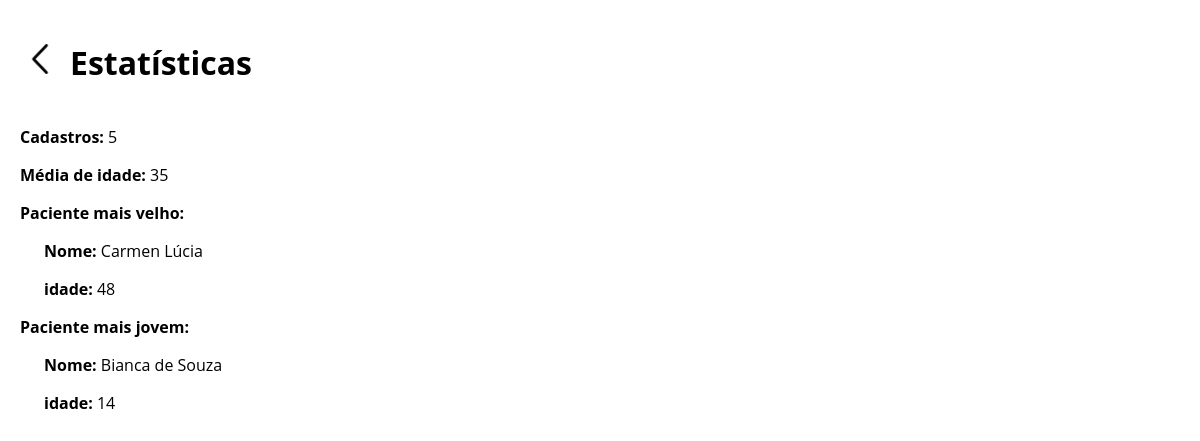
/patients/tbl-info/, run on an earlier commit of the app's database.
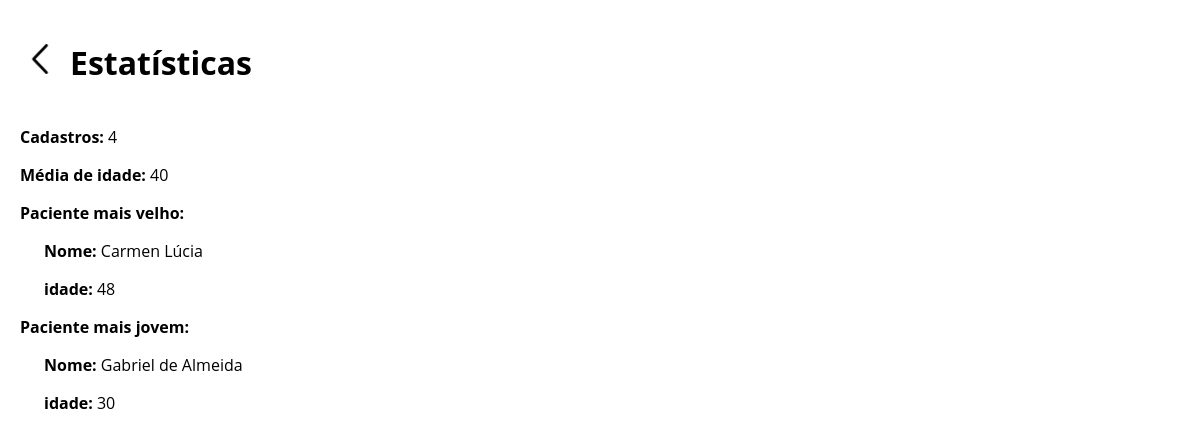
And on a later commit of the database.
### patients/models.py (models this page shows, shortened)
class Patients(models.Model):
    cpf = models.CharField(primary_key=True, unique=True, max_length=11, null=False, blank=False)
    name = models.CharField(null=False, blank=False, max_length=100)
    age = models.SmallIntegerField(null=False, blank=False)
    addres = models.CharField(null=False, blank=False, max_length=200)
    phone = models.CharField(max_length=15)

### patients/views.py (the view)
# urls.py: path("tbl-info/", views.tbl_info, name='tbl_info'),
def tbl_info(request):
    info = Patients.objects.all()
    avg_age = info.aggregate(Avg('age'))['age__avg']
    older = Patients.objects.order_by('-age').first()
    younger = Patients.objects.order_by('age').first()
    qtd = info.count()
    return render(
        request,
        "patients/tbl_info.html",
        {
            "info": info,
            "qtd": qtd,
            "avg_age": int(avg_age),
            "older": older,
            "younger": younger
        })

### patients/templates/patients/tbl_info.html (shortened to what this page needs)
<!DOCTYPE html>
<html lang="pt-br">
<head>
    {% load static %}
    <link rel="stylesheet" href="{% static 'patients/style.css' %}">
</head>
<body>
    <header>
        <a href="{% url 'patients_list' %}" class="head_btn">
            <img src="{% static 'patients/icons/back_icon.png' %}" alt="Voltar">
        </a>
        <h1>Estatísticas</h1>
    </header>
    <div class="tbl-info">
        <p><strong>Cadastros:</strong> {{ qtd }} </p>
        <p><strong>Média de idade:</strong> {{ avg_age }}</p>
        <p><strong>Paciente mais velho:</strong></p>
        <div style="margin-left: 24px;">
            <p><strong>Nome:</strong> {{ older.name}} </p>
            <p><strong>idade:</strong> {{older.age}} </p>
        </div>
        <p><strong>Paciente mais jovem:</strong></p>
        <div style="margin-left: 24px;">
            <p><strong>Nome:</strong> {{ younger.name}} </p>
            <p><strong>idade:</strong> {{younger.age}} </p>
        </div>
    </div>
</body>
</html>

What changed in the data, as far as the page shows it:
removed Patients: name "Bianca de Souza", age "14"
now on this page (row unchanged): Patients: name "Gabriel de Almeida", age "30"
Also different on the page:
{{ qtd }}: "5" → "4"
{{ avg_age }}: "35" → "40"
